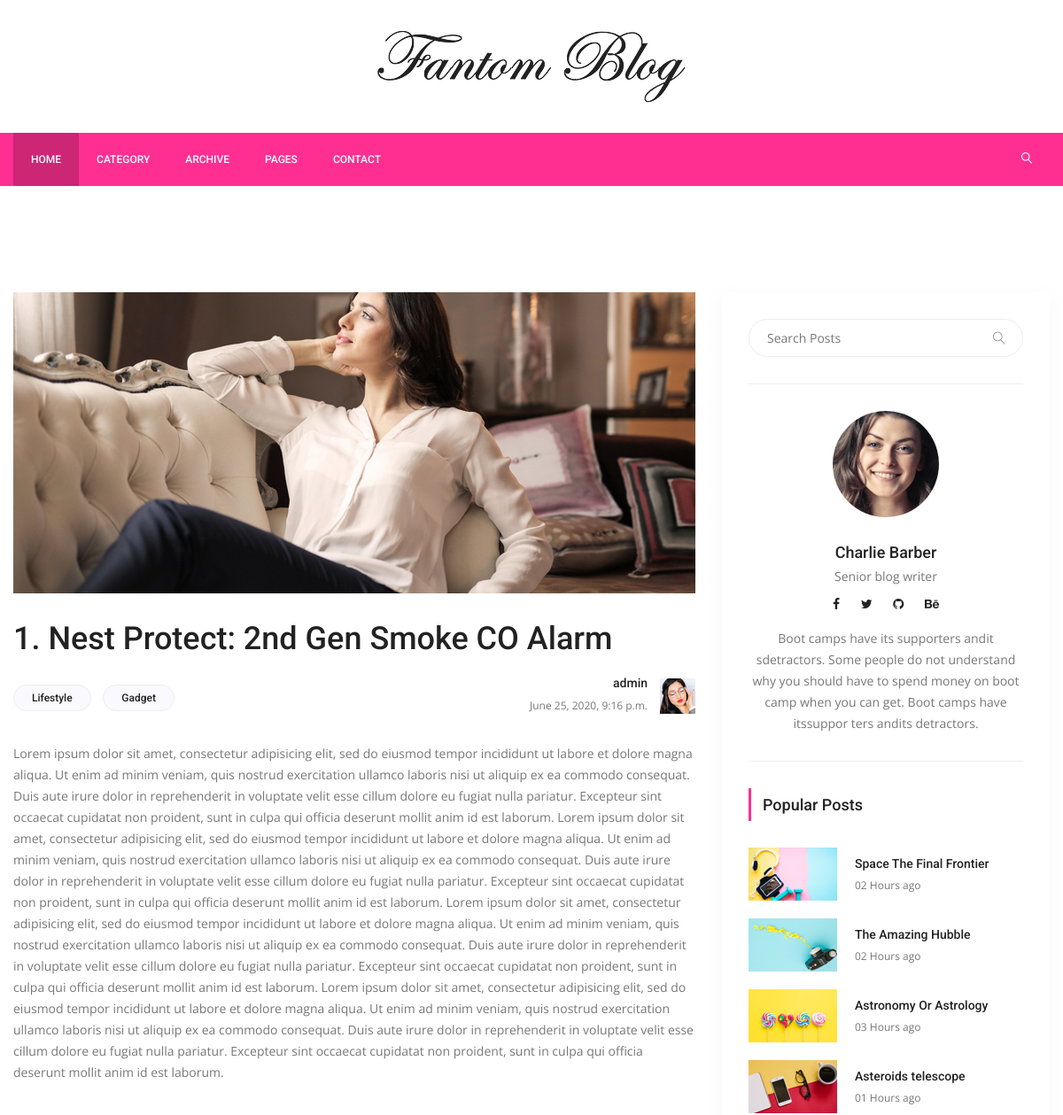
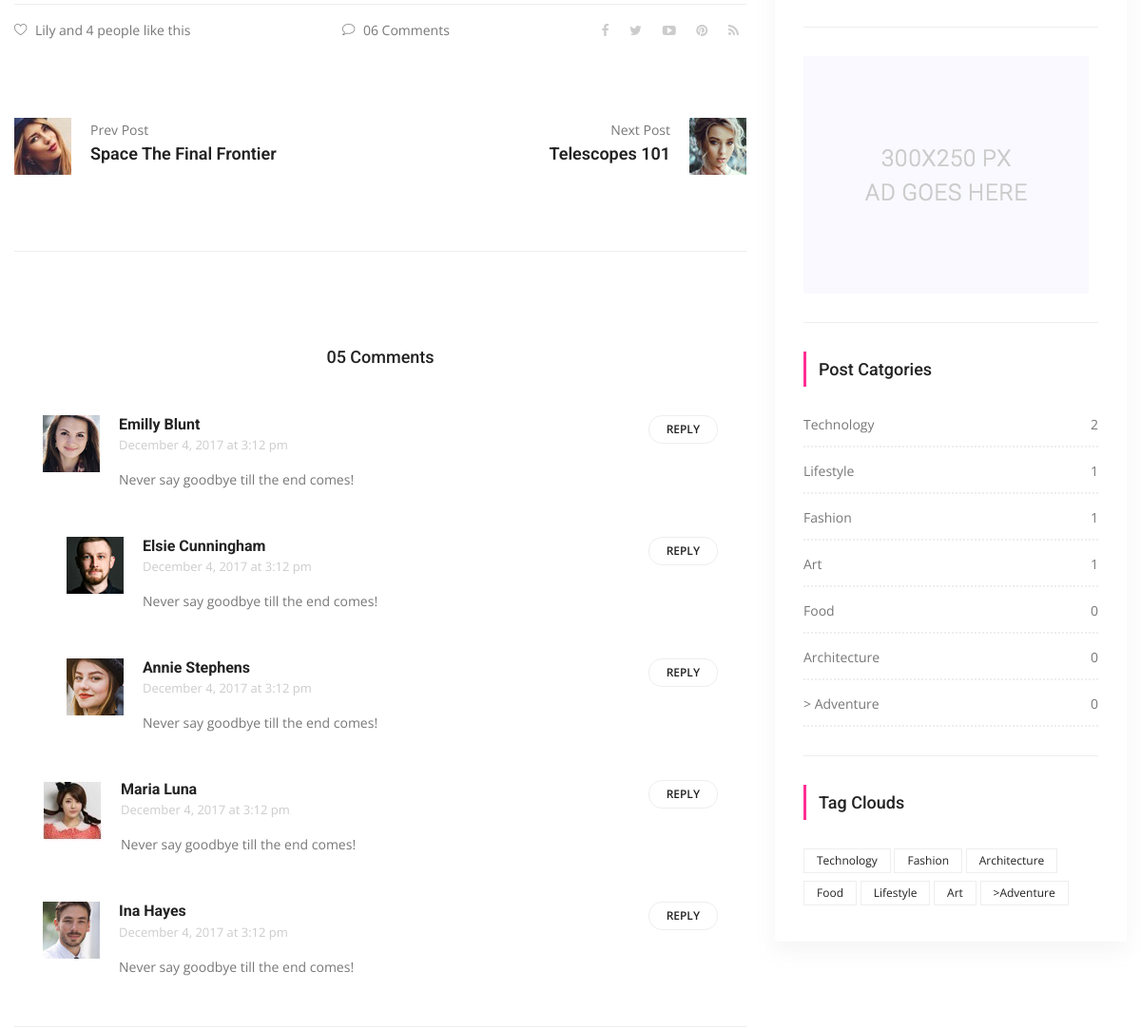
The app's page /detail/1/1-nest-protect-2nd-gen-smoke-co-alarm (upper part), older data (2 pictures, top to bottom).
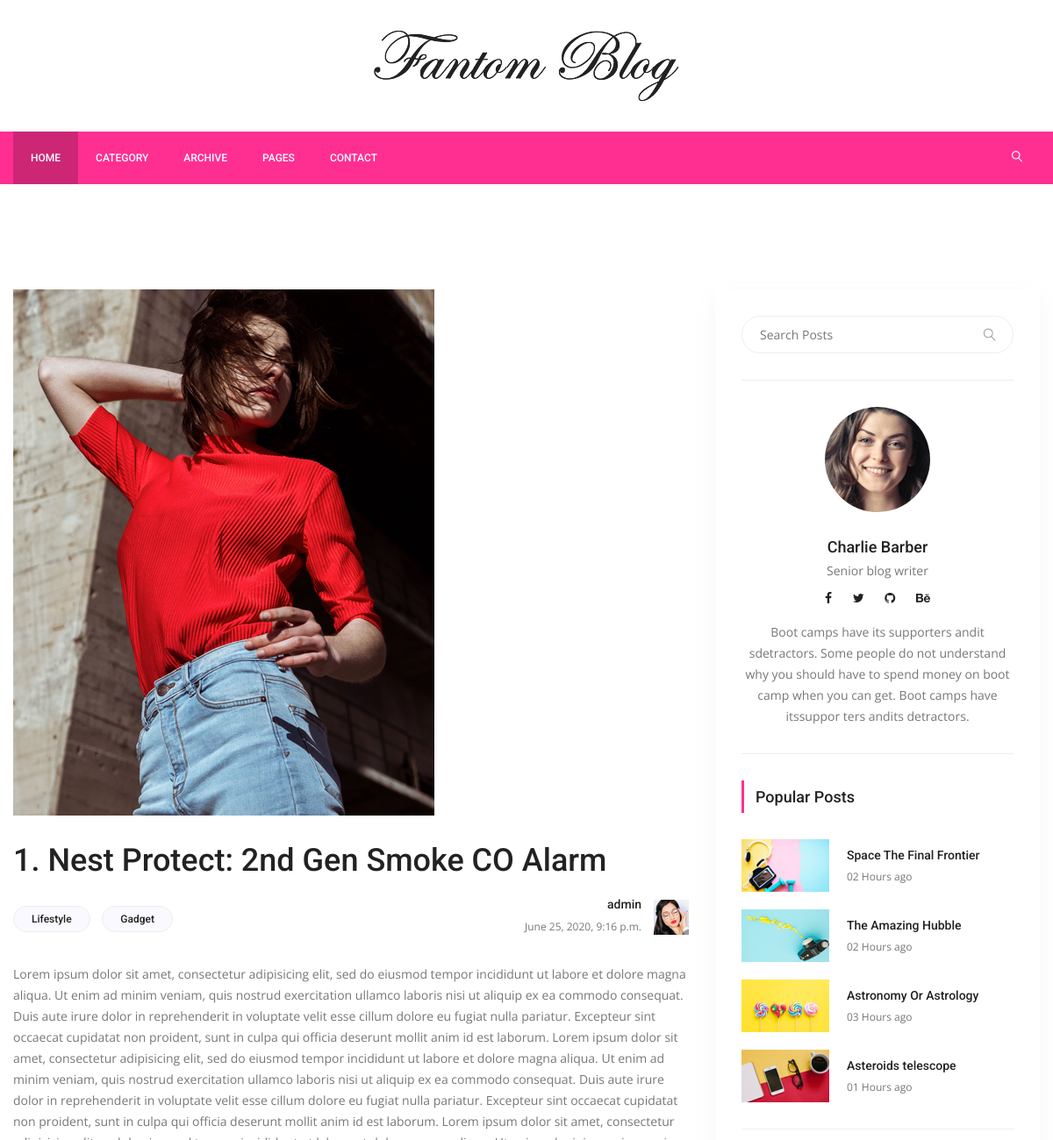
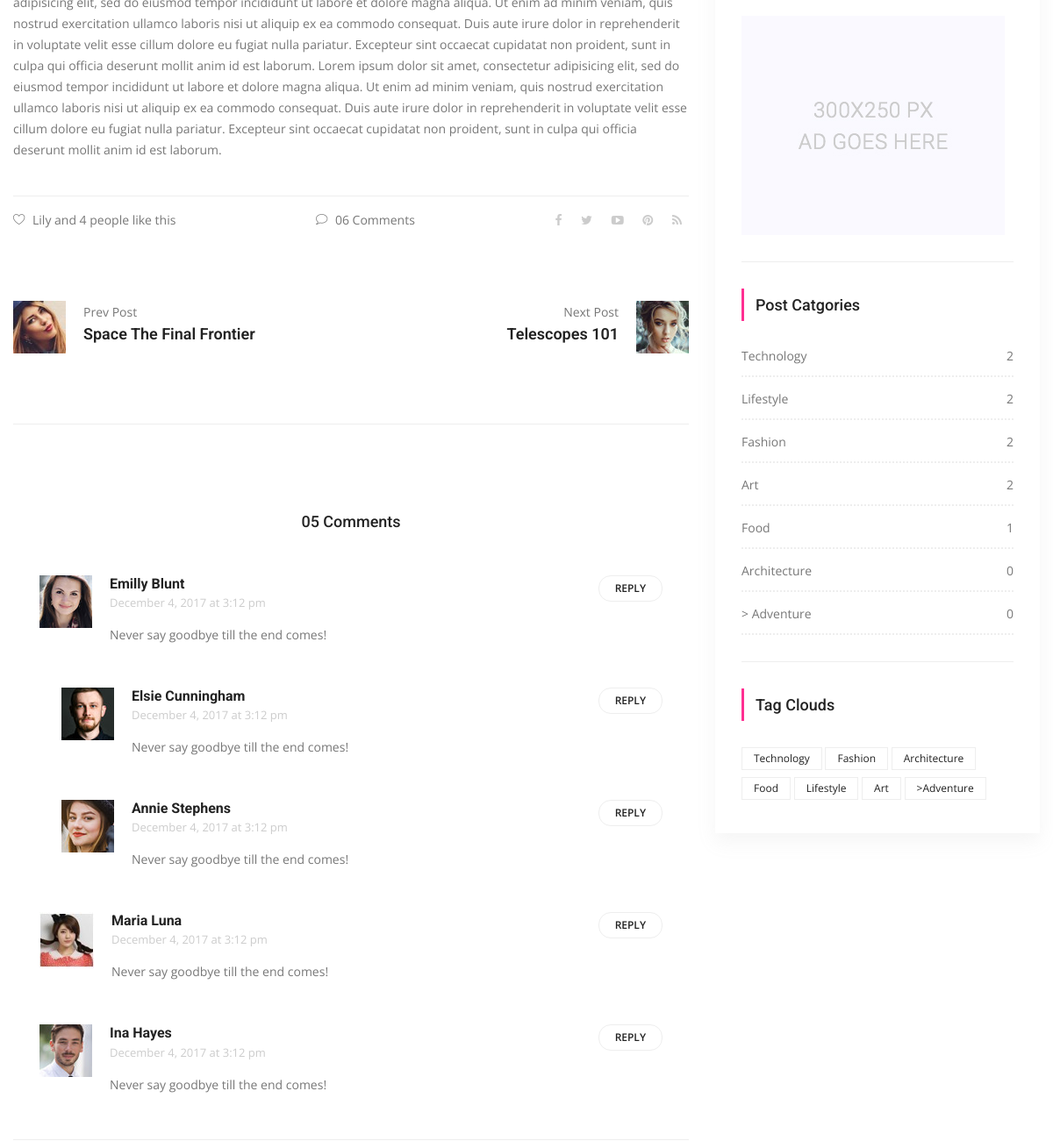
The same page, newer data (2 pictures, top to bottom).
### posts/models.py (models this page shows, shortened)
class Post(models.Model):
	title 	= models.CharField(max_length=150)
	content 	= models.TextField()
	publishing_date = models.DateTimeField(auto_now_add=True)
	image 	= models.ImageField(blank=True, null=True, upload_to="uploads/")
	user 		= models.ForeignKey(settings.AUTH_USER_MODEL, on_delete=models.CASCADE)
	slug 		= models.SlugField(default='slug', editable=False)
	category = models.ForeignKey(
					Category,
					on_delete=models.CASCADE,
					default=1,
					related_name="posts")
	tag 		= models.ManyToManyField(Tag, related_name="posts", blank=True)
	slider_post = models.BooleanField(default=False)

class Category(models.Model):
	title 	= models.CharField(max_length=150)
	slug 		= models.SlugField(editable=False)
	def post_count(self):
		return self.posts.all().count()

### posts/views.py (the view)
# urls.py: path('detail/<int:pk>/<slug:slug>', PostDetail.as_view(), name="detail"),
class PostDetail(DetailView):
	template_name 	= "posts/detail.html"
	model = Post
	context_object_name = 'single'
	def get_context_data(self, **kwargs):
		context = super(PostDetail, self).get_context_data(**kwargs)
		return context

### posts/templatetags/custom_tags.py (called while the page is built)
@register.simple_tag(name="categories")
def all_categories():
	return Category.objects.all()

@register.simple_tag(name="tags")
def all_tags():
	return Tag.objects.all()

### templates/posts/detail.html (shortened to what the changed rows need)
{% extends "base.html" %}
{% load static %}
{% block content %}
<section class="blog_area p_120 single-post-area">
   <div class="container">
      <div class="row">
         <div class="col-lg-8">
            <div class="main_blog_details">
               <img class="img-fluid" src="{{single.image.url}}" alt="">
               <a href="#">
                  <h4>{{single.title}}</h4>
               </a>
               <div class="user_details">
                  <div class="float-left">
                  </div>
                  <div class="float-right">
                     <div class="media">
                        <div class="media-body">
                           <h5>{{single.user}}</h5>
                           <p>{{single.publishing_date}}</p>
                        </div>
                     </div>
                  </div>
               </div>
               <p>{{single.content}}</p>
               <div class="news_d_footer">
                  <a href="#"><i class="lnr lnr lnr-heart"></i>Lily and 4 people like this</a>
                  <a class="justify-content-center ml-auto" href="#"><i class="lnr lnr lnr-bubble"></i>06 Comments</a>
                  <div class="news_socail ml-auto">
                  </div>
               </div>
            </div>
         </div>
         {% include 'right_side.html' %}
      </div>
   </div>
</section>
{% endblock content %}

### templates/right_side.html
{% load static %}
{% load custom_tags %}
<div class="col-lg-4">
   <div class="blog_right_sidebar">
      <aside class="single_sidebar_widget search_widget">
         <div class="input-group">
            <input type="text" class="form-control" placeholder="Search Posts">
            <span class="input-group-btn">
            <button class="btn btn-default" type="button"><i class="lnr lnr-magnifier"></i></button>
            </span>
         </div>
         <div class="br"></div>
      </aside>
      <aside class="single_sidebar_widget author_widget">
         <img class="author_img rounded-circle" src="{% static 'img/blog/author.png' %}" alt="">
         <h4>Charlie Barber</h4>
         <p>Senior blog writer</p>
         <div class="social_icon">
            <a href="#"><i class="fa fa-facebook"></i></a>
            <a href="#"><i class="fa fa-twitter"></i></a>
            <a href="#"><i class="fa fa-github"></i></a>
            <a href="#"><i class="fa fa-behance"></i></a>
         </div>
         <p>Boot camps have its supporters andit sdetractors. Some people do not understand why you should have to spend money on boot camp when you can get. Boot camps have itssuppor ters andits detractors.</p>
         <div class="br"></div>
      </aside>
      <aside class="single_sidebar_widget popular_post_widget">
         <h3 class="widget_title">Popular Posts</h3>
         <div class="media post_item">
            <img src="{% static 'img/blog/popular-post/post1.jpg' %}" alt="post">
            <div class="media-body">
               <a href="blog-details.html">
                  <h3>Space The Final Frontier</h3>
               </a>
               <p>02 Hours ago</p>
            </div>
         </div>
         <div class="media post_item">
            <img src="{% static 'img/blog/popular-post/post2.jpg' %}" alt="post">
            <div class="media-body">
               <a href="blog-details.html">
                  <h3>The Amazing Hubble</h3>
               </a>
               <p>02 Hours ago</p>
            </div>
         </div>
         <div class="media post_item">
            <img src="{% static 'img/blog/popular-post/post3.jpg' %}" alt="post">
            <div class="media-body">
               <a href="blog-details.html">
                  <h3>Astronomy Or Astrology</h3>
               </a>
               <p>03 Hours ago</p>
            </div>
         </div>
         <div class="media post_item">
            <img src="{% static 'img/blog/popular-post/post4.jpg' %}" alt="post">
            <div class="media-body">
               <a href="blog-details.html">
                  <h3>Asteroids telescope</h3>
               </a>
               <p>01 Hours ago</p>
            </div>
         </div>
         <div class="br"></div>
      </aside>
      <aside class="single_sidebar_widget">
         <a href="#"><img class="img-fluid" src="{% static 'img/blog/add.jpg' %}" alt=""></a>
         <div class="br"></div>
      </aside>
      <aside class="single_sidebar_widget post_category_widget">
         <h4 class="widget_title">Post Catgories</h4>
         <ul class="list cat-list">
            {% categories as category %}
            {% for cat in category %}
            <li>
               <a href="{% url 'category_detail'  pk=cat.id slug=cat.slug %}" class="d-flex justify-content-between">
                  <p>{{ cat.title }}</p>
                  <p>{{ cat.post_count }}</p>
               </a>
            </li>
            {% endfor %}
         </ul>
         <div class="br"></div>
      </aside>
      <aside class="single-sidebar-widget tag_cloud_widget">
         <h4 class="widget_title">Tag Clouds</h4>
         <ul class="list">
            {% tags as lebels %}
            {% for label in lebels %}
               <li>
                  <a href="{% url 'tag_detail' label.slug %}">
                     {{ label.title }}
                  </a>
               </li>
            {% endfor %}
         </ul>
      </aside>
   </div>
</div>

Row changes from the older to the newer data that the page shows:
changed Post "1. Nest Protect: 2nd Gen Smoke CO Alarm": image: a different picture
computed for Category "Lifestyle": post_count "1" → "2"
computed for Category "Fashion": post_count "1" → "2"
computed for Category "Art": post_count "1" → "2"
computed for Category "Food": post_count "0" → "1"
